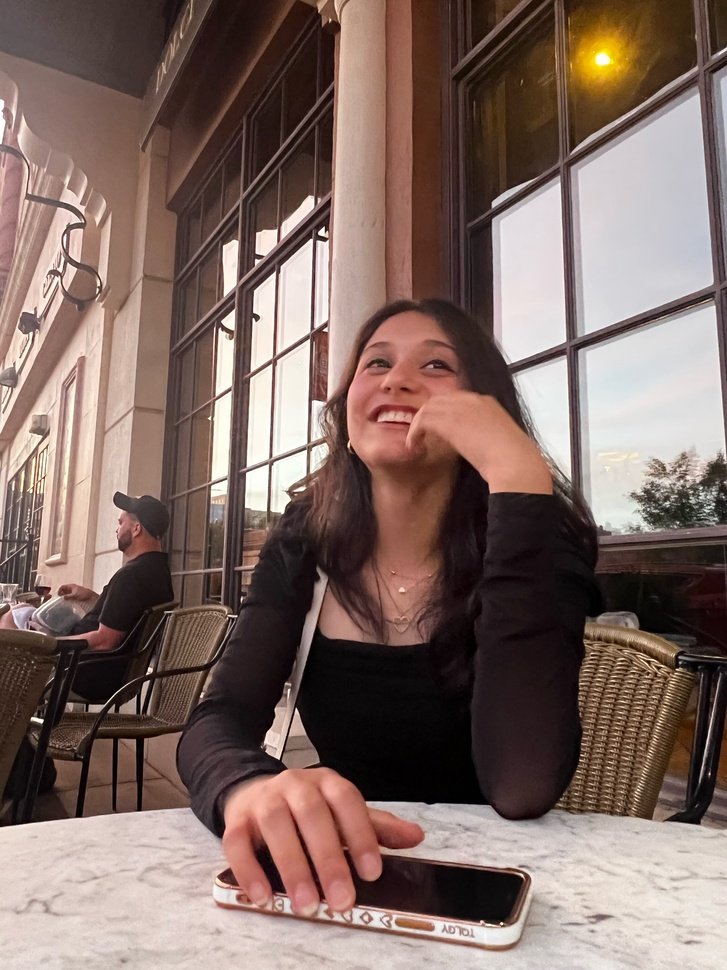
//> input picture CV/dataset/Amulya/IMG_5297.JPG, 727 x 970 px, shrunk from 1536 x 2049 before the run, given in place of the camera
$ ./main   (built with g++ and OpenCV 4)
//> lines starting //> are read from the running program, lines starting //| are printed output that depends on the picture; after the words box and inside, x2 and y2 are one past the last pixel; in counts of white or black regions, pixels touching at a corner belong together
#include <opencv2/opencv.hpp>
#include <opencv2/objdetect.hpp>
#include <iostream>

using namespace cv;
using namespace std;

int main() {
    // Load Haar Cascade for face detection
    CascadeClassifier face_cascade;
    if (!face_cascade.load("/Users/pparakala/Personal/Projects/Trac/CV/haarcascade_frontalface_default.xml")) {
        cout << "Error loading cascade file!" << endl;
        return -1;
    }

    // Open the default camera
    VideoCapture cap(1);
    if (!cap.isOpened()) {
        cout << "Error opening video stream!" << endl;
        return -1;
    }

    // Main loop to capture frames from the camera
    while (cap.isOpened()) {
        Mat frame;
        cap >> frame; // Capture the frame
//> frame is the input picture: 970 rows x 727 cols, CV_8UC3; mean B, G, R 99.6, 106.7, 128
        if (frame.empty()) break;

        // Convert to grayscale
        Mat gray;
        cvtColor(frame, gray, COLOR_BGR2GRAY);
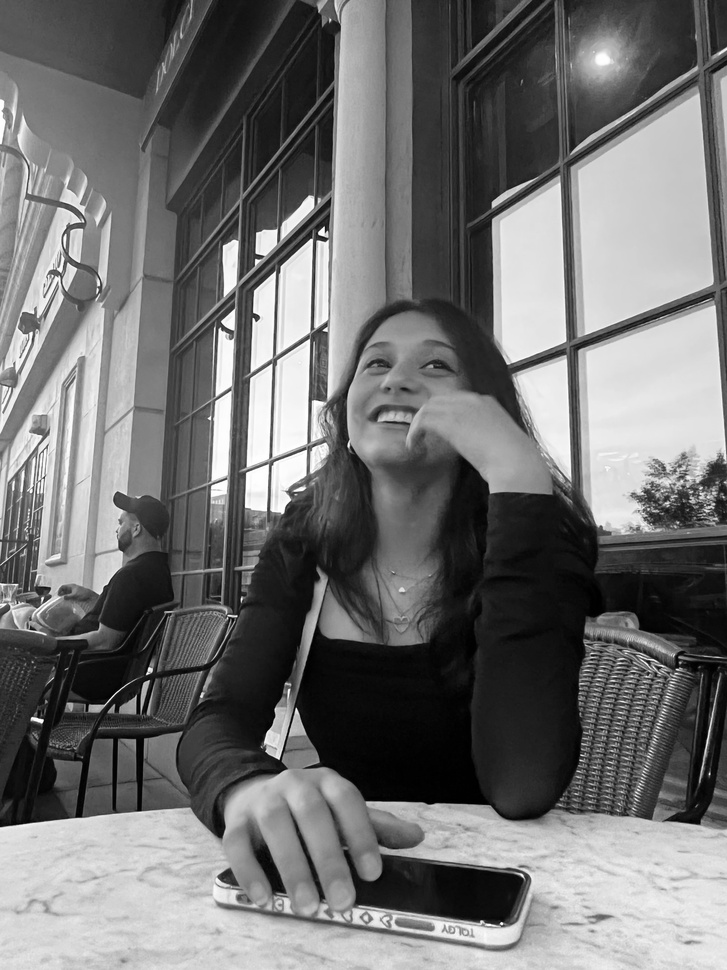
//> gray: 970 rows x 727 cols, CV_8UC1; min 0, max 255, mean 112.3
        equalizeHist(gray, gray);
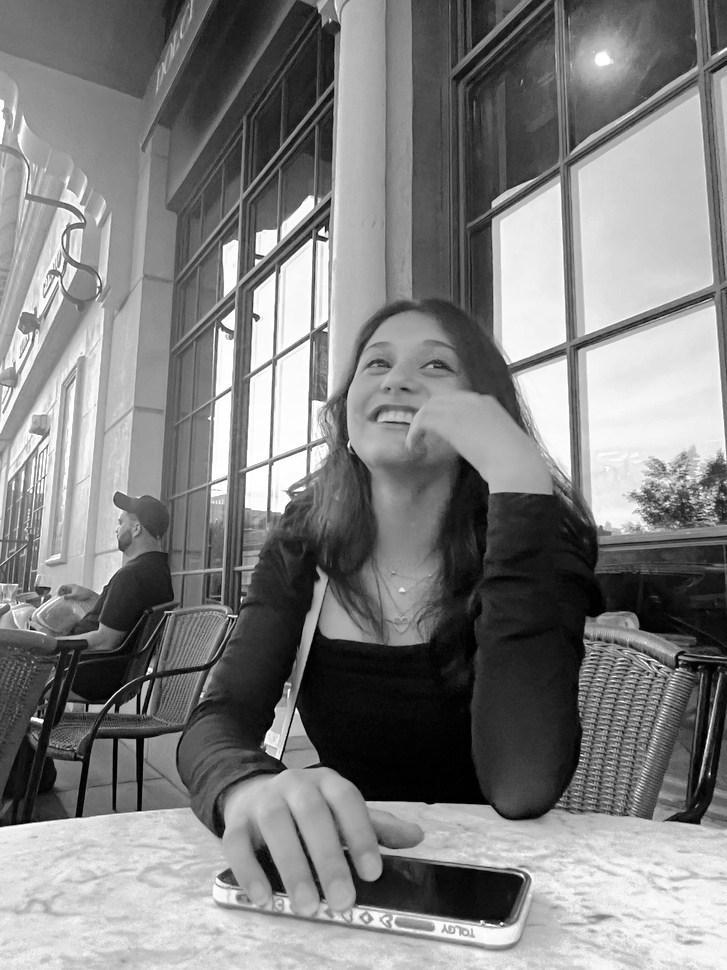
//> gray: 970 rows x 727 cols, CV_8UC1; min 0, max 255, mean 128

        // Detect faces in the frame
        vector<Rect> faces;
        face_cascade.detectMultiScale(gray, faces);
//> faces = 2 Rects (x, y, width, height): [240, 513, 34, 34], [339, 312, 129, 129]

        // Output message if a face is detected
        if (!faces.empty()) {
            cout << "Face detected!" << endl;
        }
        else {
            cout << "Face not detected!" << endl;
        }

        // Draw rectangle around faces
        for (size_t i = 0; i < faces.size(); i++) {
            rectangle(frame, faces[i], Scalar(255, 0, 0), 2);
        }
//> this loop made 2 passes
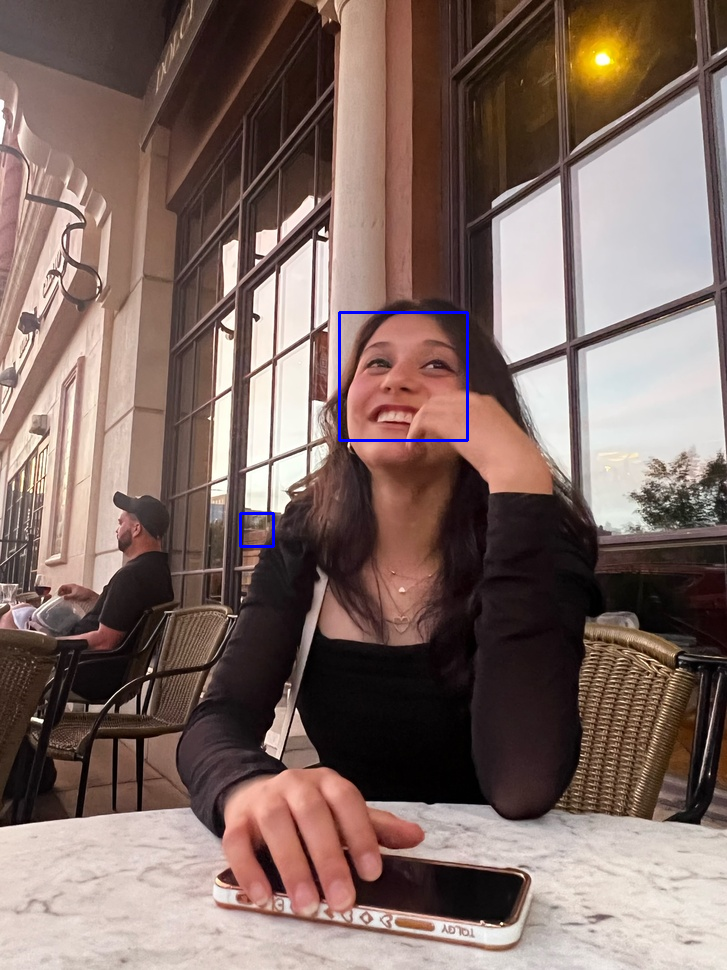
//> frame: 970 rows x 727 cols, CV_8UC3; 0.27% of pixels changed, all inside (x1, y1, x2, y2) = (239, 311, 469, 548)

        // Display the resulting frame
        imshow("Camera Feed", frame);

        // Exit if 'q' is pressed
        if (waitKey(10) == 'q') {
//> the 'q' key is pressed
            break;
        }
    }

    cap.release(); // Release the camera
    destroyAllWindows(); // Close all windows
    return 0;
}

$ run again, on CV/dataset/Amulya/IMG_6162.JPG
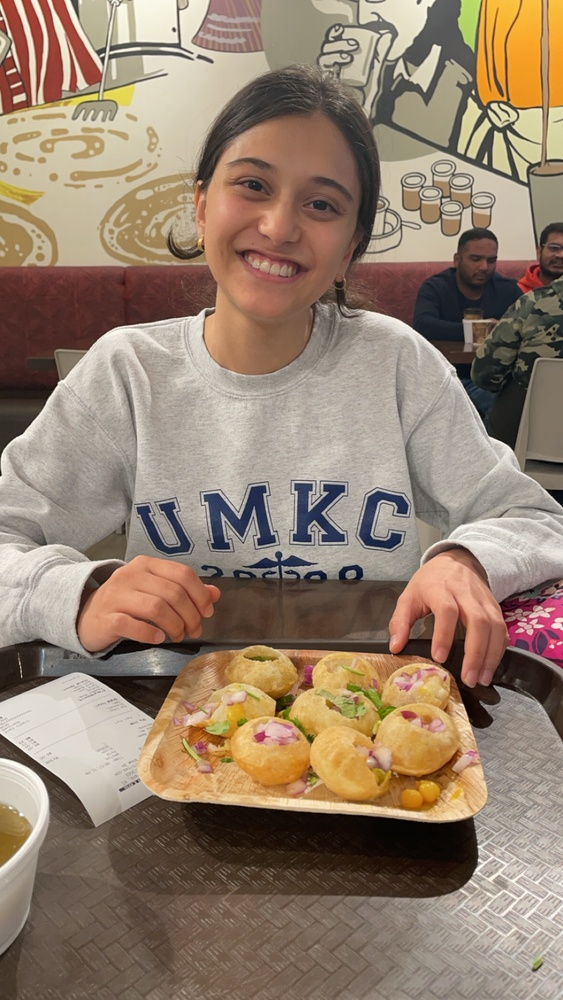
//> input picture CV/dataset/Amulya/IMG_6162.JPG, 563 x 1000 px, shrunk from 1244 x 2208 before the run, given in place of the camera
//> frame is the input picture: 1000 rows x 563 cols, CV_8UC3; mean B, G, R 109.1, 127.9, 148
//> `equalizeHist(gray, gray);`:
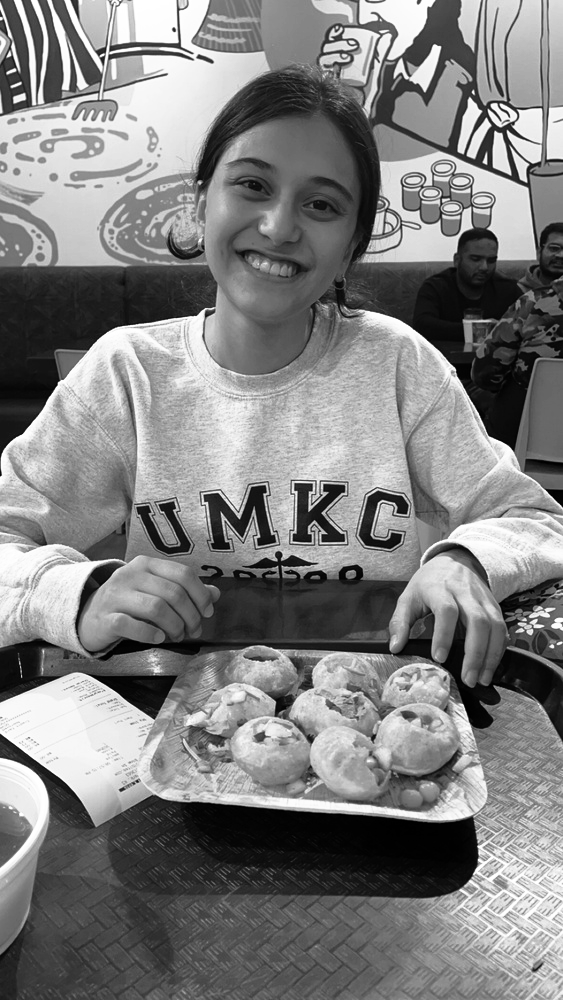
//> gray: 1000 rows x 563 cols, CV_8UC1; min 0, max 255, mean 128.2
//> faces = 2 Rects (x, y, width, height): [384, 695, 64, 64], [186, 120, 193, 193]
//> the loop `for (size_t i = 0; i < faces.size(); i++)` made 2 passes
//> after the loop `for (size_t i = 0; i < faces.size(); i++)`:
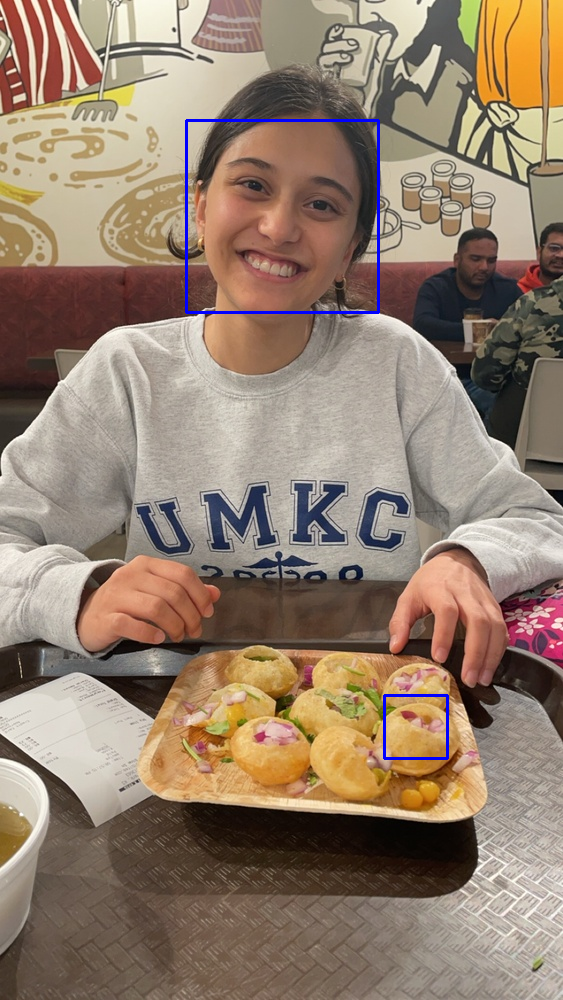
//> frame: 1000 rows x 563 cols, CV_8UC3; 0.54% of pixels changed, all inside (x1, y1, x2, y2) = (185, 119, 449, 760)

$ run again, on CV/dataset/Amulya/IMG_6939.JPG
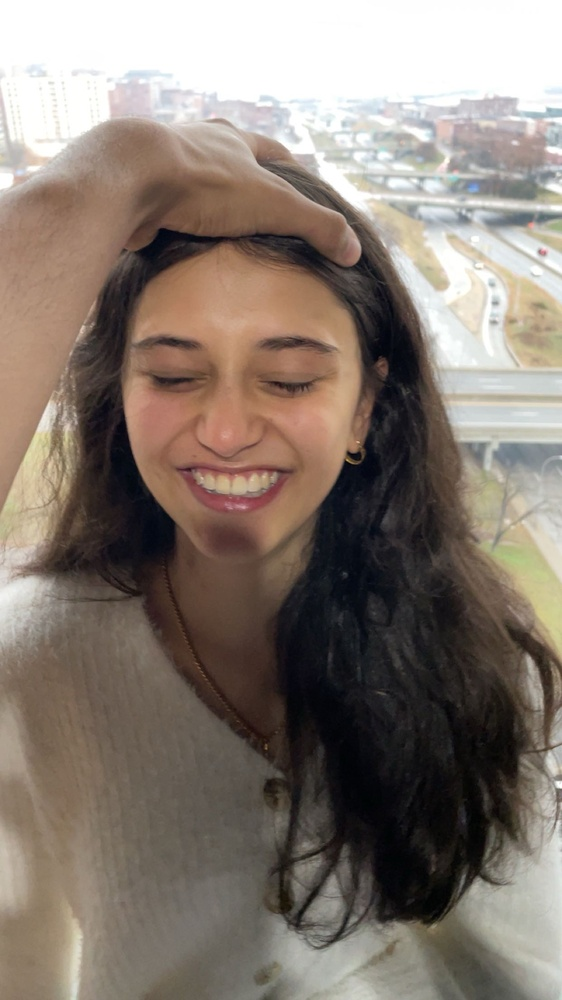
//> input picture CV/dataset/Amulya/IMG_6939.JPG, 562 x 1000 px, shrunk from 1242 x 2208 before the run, given in place of the camera
//> frame is the input picture: 1000 rows x 562 cols, CV_8UC3; mean B, G, R 114.1, 123.3, 134.8
//> `cvtColor(frame, gray, COLOR_BGR2GRAY);`:
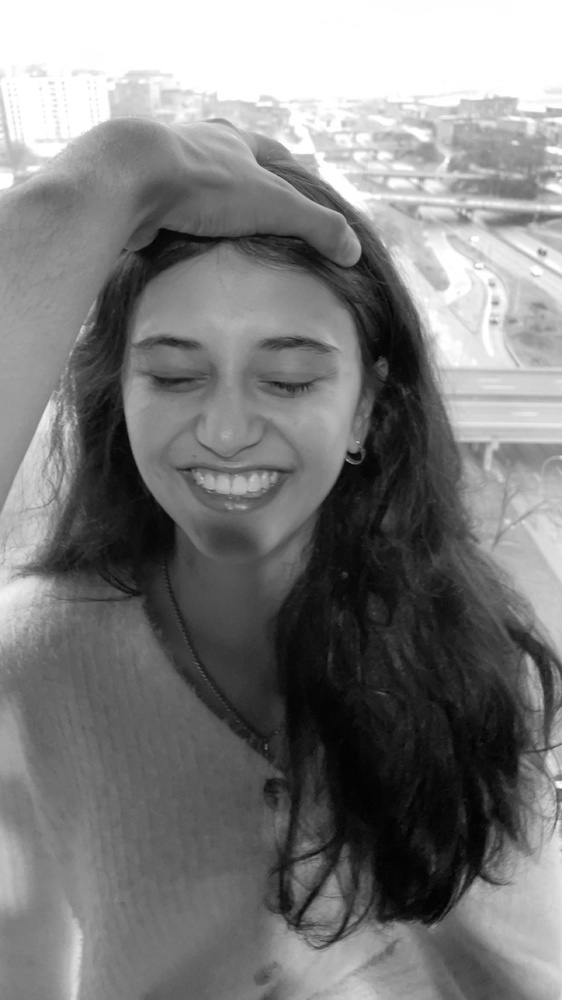
//> gray: 1000 rows x 562 cols, CV_8UC1; min 0, max 255, mean 125.7
//> faces = 2 Rects (x, y, width, height): [492, 493, 55, 55], [84, 257, 298, 298]
//> the loop `for (size_t i = 0; i < faces.size(); i++)` made 2 passes
//> after the loop `for (size_t i = 0; i < faces.size(); i++)`:
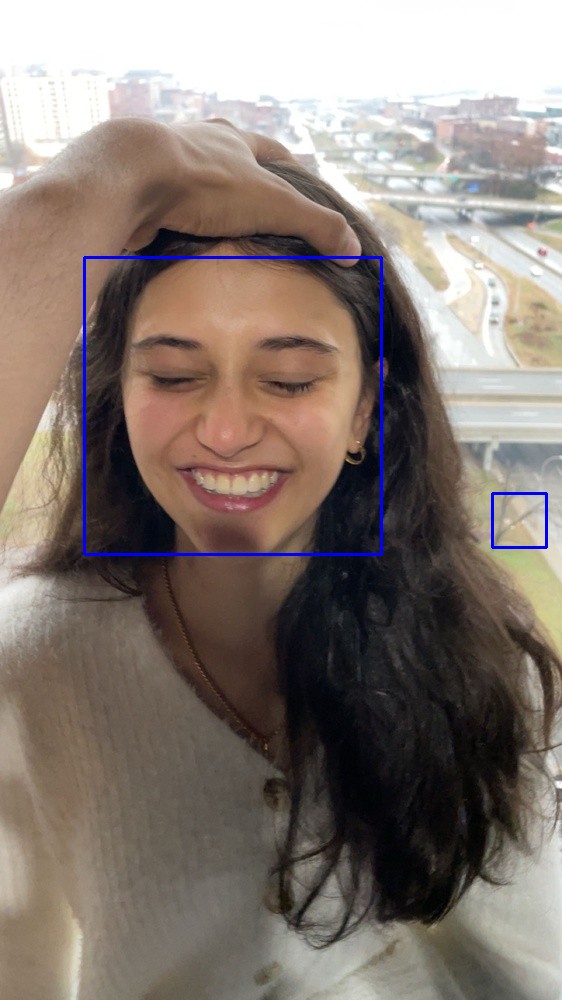
//> frame: 1000 rows x 562 cols, CV_8UC3; 0.75% of pixels changed, all inside (x1, y1, x2, y2) = (83, 256, 548, 556)

$ run again, on CV/dataset/Amulya/IMG_6941.JPG
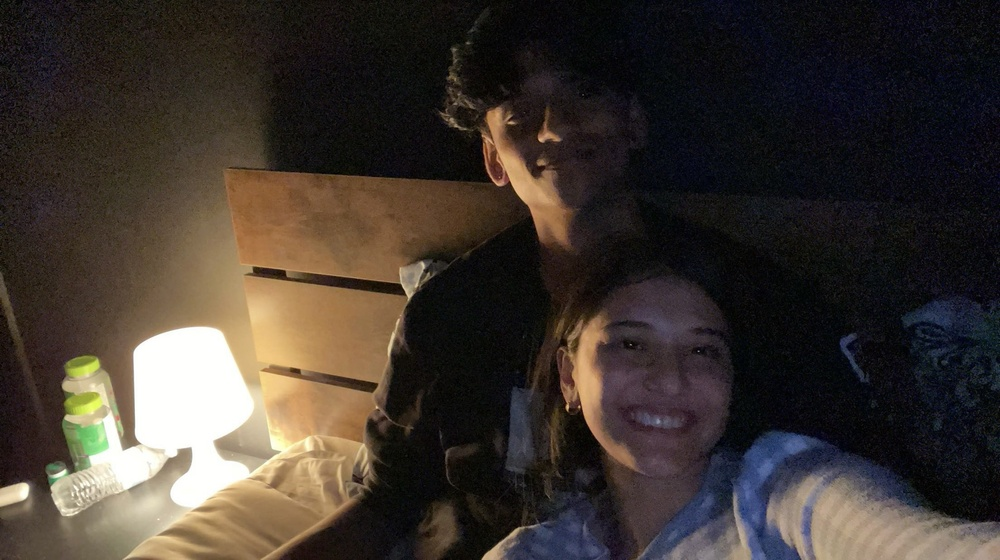
//> input picture CV/dataset/Amulya/IMG_6941.JPG, 1000 x 560 px, shrunk from 2208 x 1237 before the run, given in place of the camera
//> frame is the input picture: 560 rows x 1000 cols, CV_8UC3; mean B, G, R 47.8, 54.2, 62.5
//> `equalizeHist(gray, gray);`:
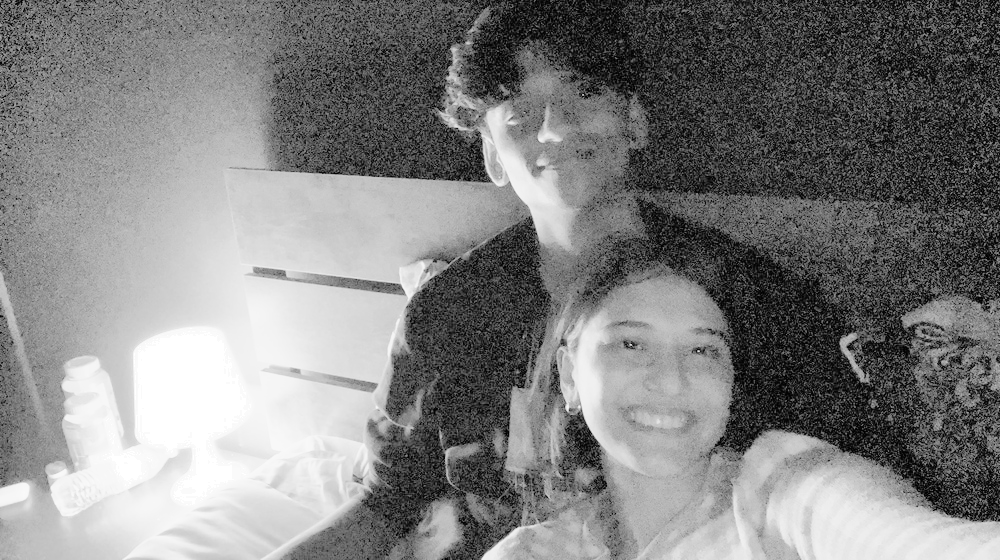
//> gray: 560 rows x 1000 cols, CV_8UC1; min 0, max 255, mean 129.1
//> faces = 1 Rect (x, y, width, height): [571, 285, 184, 184]
//> the loop `for (size_t i = 0; i < faces.size(); i++)` made 1 pass
//> after the loop `for (size_t i = 0; i < faces.size(); i++)`:
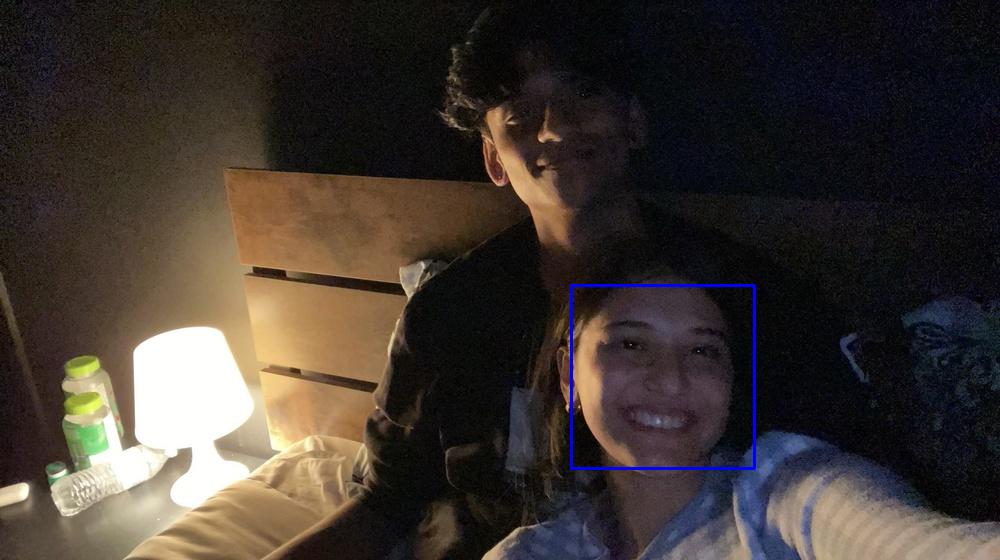
//> frame: 560 rows x 1000 cols, CV_8UC3; 0.39% of pixels changed, all inside (x1, y1, x2, y2) = (570, 284, 756, 470)
